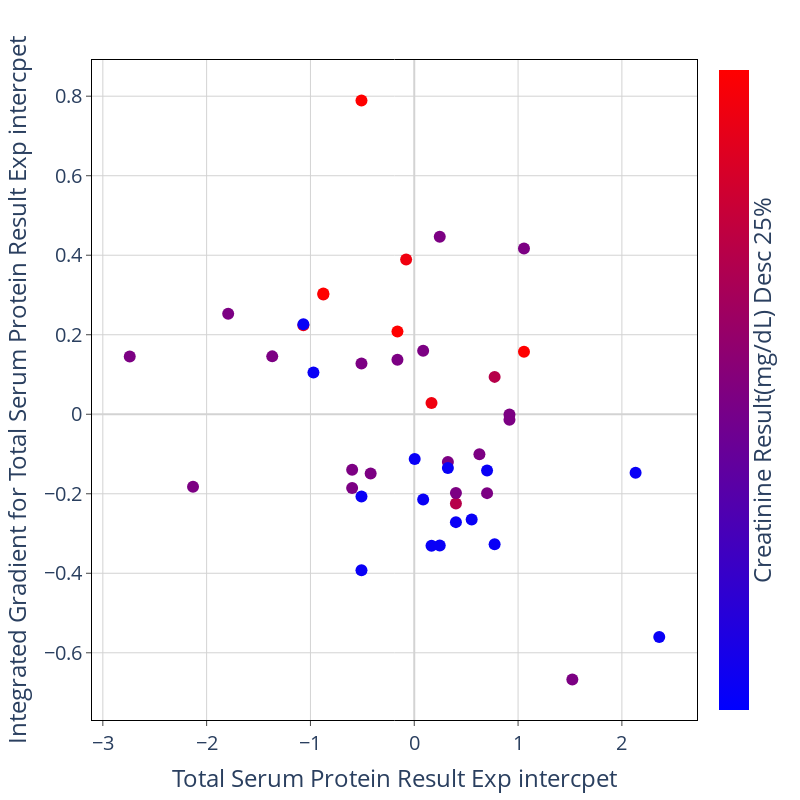

The notebook cell this image was saved under:
### Code cell
feat_1 = IGtable.columns[feature_order[6]]
feat_2 = IGtable.columns[feature_order[5]]

fig = px.scatter(x = IG_X[feat_1], y = IGtable[feat_1], color = IG_X[feat_2])
fig.update_traces(marker=dict(size=12))

fig.update_layout(
    plot_bgcolor='white',
    autosize=False,
    width=800,
    height=800,
    coloraxis = {'colorscale':'Bluered'},
    xaxis_title = feat_1,
    yaxis_title = "Integrated Gradient for " + feat_1,
    font=dict(size=20)
)

fig.update_xaxes(
    zeroline=True,
    zerolinecolor='lightgrey',
    mirror=True,
    ticks='outside',
    showline=True,
    linecolor='black',
    gridcolor='lightgrey'
    )
    
fig.update_yaxes(
    zeroline=True,
    zerolinecolor='lightgrey',
    mirror=True,
    ticks='outside',
    showline=True,
    linecolor='black',
    gridcolor='lightgrey'
)

fig.update_coloraxes(colorbar_showticklabels=False,
                    colorbar_title=dict(text=feat_2,side = "right"),
                    cmin = -1, cmax = 1)

fig.show()

### Figure 1 — Plotly figure (JSON) as saved in the notebook; plotly's stock layout.template omitted (floating-point values rounded to 4 significant figures)
{"data": [{"hovertemplate": "x=%{x}<br>y=%{y}<br>color=%{marker.color}<extra></extra>", "legendgroup": "", "marker": {"color": [3.601, 0.8809, 2.694, 0.8809, -0.02576, 0.8809, -0.02576, -0.02576, -0.02576, 1.788, 0.4276, -0.9324, -0.02576, 0.8809, -0.02576, -0.02576, 2.014, -0.9324, -0.02576, -0.02576, -0.02576, 0.4276, -0.02576, -0.9324, -0.9324, -0.02576, -0.02576, -0.9324, -0.02576, -0.9324, -0.9324, -0.02576, -0.02576, -0.02576, -0.9324, -0.9324, -0.9324, -0.02576, -0.9324, -0.9324, -0.9324, -0.9324, -0.02576, -0.9324], "coloraxis": "coloraxis", "size": 12, "symbol": "circle"}, "mode": "markers", "name": "", "orientation": "v", "showlegend": false, "type": "scatter", "x": [-0.5086, -0.07828, 1.057, -0.8759, 0.9172, -1.068, -1.368, -2.741, 0.9172, -0.162, 0.7741, -1.068, -0.5086, 0.1662, 1.057, 0.2455, -0.8759, -0.9713, 0.08575, -0.162, -1.793, 0.4012, 0.3239, 0.7013, 2.36, -2.131, 0.4012, 0.3239, 0.6277, 0.4012, 0.2455, 0.7013, -0.4201, 1.523, -0.5086, 0.5531, 0.08575, -0.5984, -0.5086, 0.7741, 0.1662, 0.004282, -0.5984, 2.132], "xaxis": "x", "y": [0.7892, 0.3893, 0.1575, 0.3014, -0.01386, 0.224, 0.1456, 0.1453, -0.0006249, 0.2083, 0.094, 0.2263, 0.1277, 0.02812, 0.417, 0.4467, 0.3035, 0.105, 0.1595, 0.1373, 0.2525, -0.2245, -0.1203, -0.1417, -0.5603, -0.1826, -0.1979, -0.1351, -0.1003, -0.2713, -0.3302, -0.1984, -0.1489, -0.6672, -0.3925, -0.2645, -0.2146, -0.1394, -0.2066, -0.3267, -0.3309, -0.1125, -0.1852, -0.147], "yaxis": "y"}], "layout": {"autosize": false, "coloraxis": {"cmax": 1, "cmin": -1, "colorbar": {"showticklabels": false, "title": {"side": "right", "text": "Creatinine Result(mg/dL) Desc 25%"}}, "colorscale": [[0, "rgb(0,0,255)"], [1, "rgb(255,0,0)"]]}, "font": {"size": 20}, "height": 800, "legend": {"tracegroupgap": 0}, "margin": {"t": 60}, "plot_bgcolor": "white", "width": 800, "xaxis": {"anchor": "y", "autorange": true, "domain": [0, 1], "gridcolor": "lightgrey", "linecolor": "black", "mirror": true, "range": [-3.106, 2.725], "showline": true, "ticks": "outside", "title": {"text": "Total Serum Protein Result Exp intercpet"}, "type": "linear", "zeroline": true, "zerolinecolor": "lightgrey"}, "yaxis": {"anchor": "x", "autorange": true, "domain": [0, 1], "gridcolor": "lightgrey", "linecolor": "black", "mirror": true, "range": [-0.7691, 0.8911], "showline": true, "ticks": "outside", "title": {"text": "Integrated Gradient for Total Serum Protein Result Exp intercpet"}, "type": "linear", "zeroline": true, "zerolinecolor": "lightgrey"}}}
